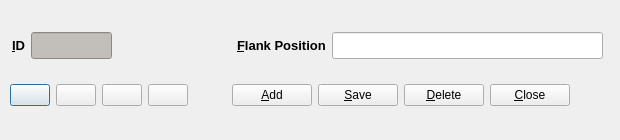
<?xml version="1.0" encoding="UTF-8"?>
<ui version="4.0">
 <class>FlankPosSetupDlg</class>
 <widget class="QDialog" name="FlankPosSetupDlg">
  <property name="geometry">
   <rect>
    <x>0</x>
    <y>0</y>
    <width>620</width>
    <height>140</height>
   </rect>
  </property>
  <property name="minimumSize">
   <size>
    <width>620</width>
    <height>140</height>
   </size>
  </property>
  <property name="maximumSize">
   <size>
    <width>620</width>
    <height>140</height>
   </size>
  </property>
  <property name="windowTitle">
   <string>Flank Position Setup</string>
  </property>
  <widget class="QWidget" name="layoutWidget">
   <property name="geometry">
    <rect>
     <x>12</x>
     <y>20</y>
     <width>591</width>
     <height>51</height>
    </rect>
   </property>
   <layout class="QHBoxLayout" name="horizontalLayout">
    <item>
     <widget class="QLabel" name="label">
      <property name="text">
       <string>&lt;!DOCTYPE HTML PUBLIC &quot;-//W3C//DTD HTML 4.0//EN&quot; &quot;http://www.w3.org/TR/REC-html40/strict.dtd&quot;&gt;
&lt;html&gt;&lt;head&gt;&lt;meta name=&quot;qrichtext&quot; content=&quot;1&quot; /&gt;&lt;style type=&quot;text/css&quot;&gt;
p, li { white-space: pre-wrap; }
&lt;/style&gt;&lt;/head&gt;&lt;body style=&quot; font-family:'Sans Serif'; font-size:10pt; font-weight:400; font-style:normal;&quot;&gt;
&lt;p style=&quot; margin-top:0px; margin-bottom:0px; margin-left:0px; margin-right:0px; -qt-block-indent:0; text-indent:0px;&quot;&gt;&lt;span style=&quot; font-weight:600;&quot;&gt;&amp;amp;ID&lt;/span&gt;&lt;/p&gt;&lt;/body&gt;&lt;/html&gt;</string>
      </property>
      <property name="buddy">
       <cstring>flankposID_display</cstring>
      </property>
     </widget>
    </item>
    <item>
     <widget class="QLineEdit" name="flankposID_display">
      <property name="maximumSize">
       <size>
        <width>81</width>
        <height>27</height>
       </size>
      </property>
      <property name="styleSheet">
       <string notr="true">background-color: rgb(194, 190, 186);</string>
      </property>
      <property name="readOnly">
       <bool>true</bool>
      </property>
     </widget>
    </item>
    <item>
     <spacer name="horizontalSpacer">
      <property name="orientation">
       <enum>Qt::Horizontal</enum>
      </property>
      <property name="sizeHint" stdset="0">
       <size>
        <width>78</width>
        <height>20</height>
       </size>
      </property>
     </spacer>
    </item>
    <item>
     <widget class="QLabel" name="label_2">
      <property name="text">
       <string>&lt;!DOCTYPE HTML PUBLIC &quot;-//W3C//DTD HTML 4.0//EN&quot; &quot;http://www.w3.org/TR/REC-html40/strict.dtd&quot;&gt;
&lt;html&gt;&lt;head&gt;&lt;meta name=&quot;qrichtext&quot; content=&quot;1&quot; /&gt;&lt;style type=&quot;text/css&quot;&gt;
p, li { white-space: pre-wrap; }
&lt;/style&gt;&lt;/head&gt;&lt;body style=&quot; font-family:'Sans'; font-size:10pt; font-weight:400; font-style:normal;&quot;&gt;
&lt;p style=&quot; margin-top:0px; margin-bottom:0px; margin-left:0px; margin-right:0px; -qt-block-indent:0; text-indent:0px;&quot;&gt;&lt;span style=&quot; font-family:'Sans Serif'; font-weight:600;&quot;&gt;&amp;amp;Flank Position&lt;/span&gt;&lt;/p&gt;&lt;/body&gt;&lt;/html&gt;</string>
      </property>
      <property name="buddy">
       <cstring>flankposEdit</cstring>
      </property>
     </widget>
    </item>
    <item>
     <widget class="QLineEdit" name="flankposEdit">
      <property name="minimumSize">
       <size>
        <width>271</width>
        <height>27</height>
       </size>
      </property>
      <property name="toolTip">
       <string>Description of flank area</string>
      </property>
     </widget>
    </item>
   </layout>
  </widget>
  <widget class="QWidget" name="layoutWidget">
   <property name="geometry">
    <rect>
     <x>10</x>
     <y>70</y>
     <width>191</width>
     <height>51</height>
    </rect>
   </property>
   <layout class="QHBoxLayout" name="horizontalLayout_2">
    <item>
     <widget class="QPushButton" name="firstEntry">
      <property name="toolTip">
       <string>First Entry</string>
      </property>
      <property name="text">
       <string/>
      </property>
      <property name="icon">
       <iconset resource="fmrd_resources.qrc">
        <normaloff>:/images/first.png</normaloff>:/images/first.png</iconset>
      </property>
     </widget>
    </item>
    <item>
     <widget class="QPushButton" name="prevEntry">
      <property name="toolTip">
       <string>Previous Entry</string>
      </property>
      <property name="text">
       <string/>
      </property>
      <property name="icon">
       <iconset resource="fmrd_resources.qrc">
        <normaloff>:/images/prev.png</normaloff>:/images/prev.png</iconset>
      </property>
     </widget>
    </item>
    <item>
     <widget class="QPushButton" name="nextEntry">
      <property name="toolTip">
       <string>Next Entry</string>
      </property>
      <property name="text">
       <string/>
      </property>
      <property name="icon">
       <iconset resource="fmrd_resources.qrc">
        <normaloff>:/images/next.png</normaloff>:/images/next.png</iconset>
      </property>
     </widget>
    </item>
    <item>
     <widget class="QPushButton" name="lastEntry">
      <property name="toolTip">
       <string>Last Entry</string>
      </property>
      <property name="text">
       <string/>
      </property>
      <property name="icon">
       <iconset resource="fmrd_resources.qrc">
        <normaloff>:/images/last.png</normaloff>:/images/last.png</iconset>
      </property>
     </widget>
    </item>
    <item>
     <spacer name="horizontalSpacer_2">
      <property name="orientation">
       <enum>Qt::Horizontal</enum>
      </property>
      <property name="sizeHint" stdset="0">
       <size>
        <width>18</width>
        <height>20</height>
       </size>
      </property>
     </spacer>
    </item>
   </layout>
  </widget>
  <widget class="QWidget" name="layoutWidget_2">
   <property name="geometry">
    <rect>
     <x>200</x>
     <y>70</y>
     <width>401</width>
     <height>51</height>
    </rect>
   </property>
   <layout class="QHBoxLayout" name="horizontalLayout_3">
    <item>
     <spacer name="horizontalSpacer_3">
      <property name="orientation">
       <enum>Qt::Horizontal</enum>
      </property>
      <property name="sizeHint" stdset="0">
       <size>
        <width>13</width>
        <height>20</height>
       </size>
      </property>
     </spacer>
    </item>
    <item>
     <widget class="QPushButton" name="addEntry">
      <property name="toolTip">
       <string>Add Entry</string>
      </property>
      <property name="text">
       <string>&amp;Add</string>
      </property>
      <property name="icon">
       <iconset resource="fmrd_resources.qrc">
        <normaloff>:/images/add.png</normaloff>:/images/add.png</iconset>
      </property>
     </widget>
    </item>
    <item>
     <widget class="QPushButton" name="saveEntry">
      <property name="toolTip">
       <string>Save Entry</string>
      </property>
      <property name="text">
       <string>&amp;Save</string>
      </property>
      <property name="icon">
       <iconset resource="fmrd_resources.qrc">
        <normaloff>:/images/save.png</normaloff>:/images/save.png</iconset>
      </property>
     </widget>
    </item>
    <item>
     <widget class="QPushButton" name="deleteEntry">
      <property name="toolTip">
       <string>Delete Entry</string>
      </property>
      <property name="text">
       <string>&amp;Delete</string>
      </property>
      <property name="icon">
       <iconset resource="fmrd_resources.qrc">
        <normaloff>:/images/delete.png</normaloff>:/images/delete.png</iconset>
      </property>
     </widget>
    </item>
    <item>
     <widget class="QPushButton" name="closeButton">
      <property name="toolTip">
       <string>Close Window</string>
      </property>
      <property name="text">
       <string>&amp;Close</string>
      </property>
      <property name="icon">
       <iconset resource="fmrd_resources.qrc">
        <normaloff>:/images/quit.png</normaloff>:/images/quit.png</iconset>
      </property>
     </widget>
    </item>
    <item>
     <spacer name="horizontalSpacer_4">
      <property name="orientation">
       <enum>Qt::Horizontal</enum>
      </property>
      <property name="sizeHint" stdset="0">
       <size>
        <width>13</width>
        <height>20</height>
       </size>
      </property>
     </spacer>
    </item>
   </layout>
  </widget>
 </widget>
 <resources>
  <include location="fmrd_resources.qrc"/>
 </resources>
 <connections/>
</ui>
